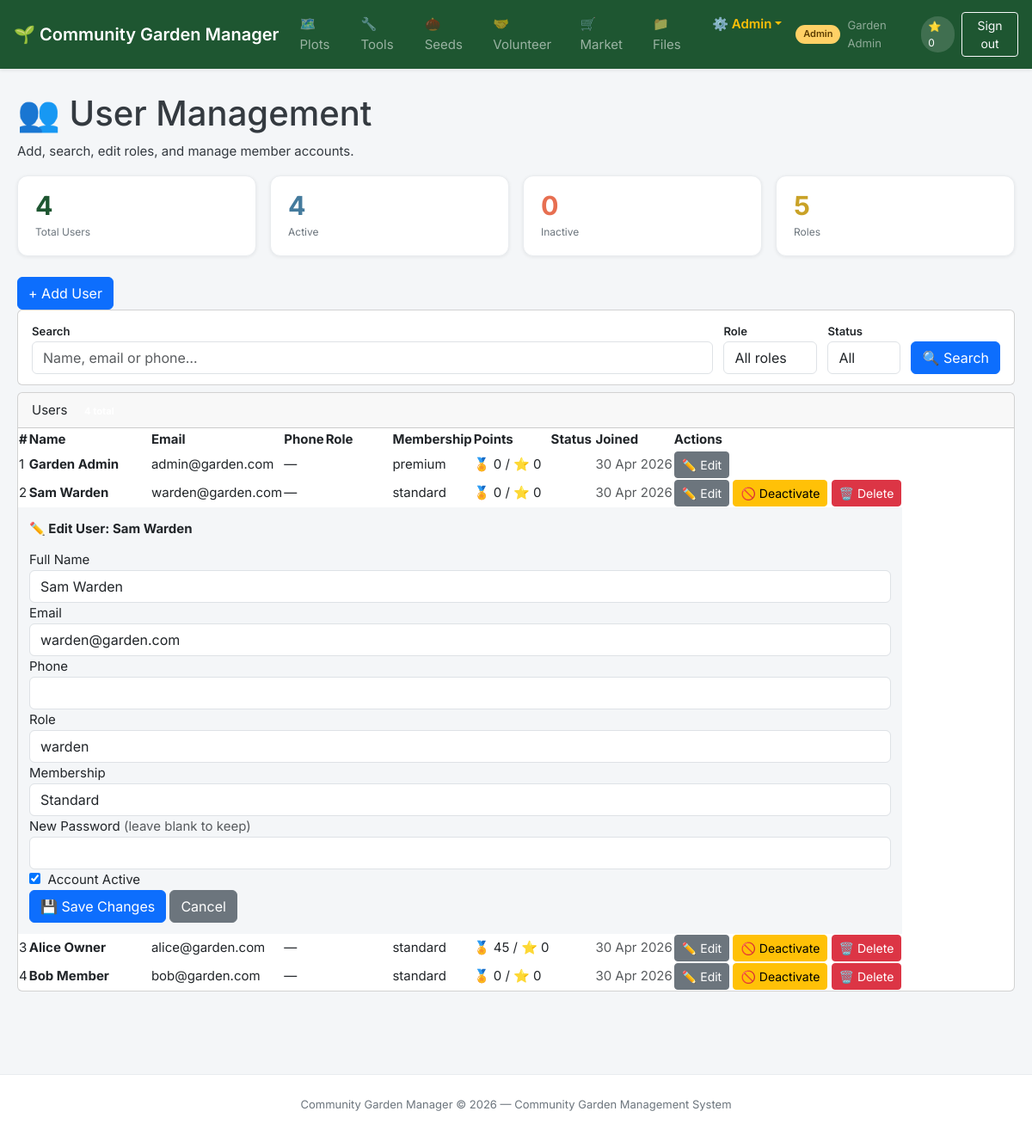
/admin/users.php?edit=2 (signed in), run on the app's committed database.
### tables this page shows
CREATE TABLE roles (
    id INT AUTO_INCREMENT PRIMARY KEY,
    name VARCHAR(50) NOT NULL UNIQUE,            
    description TEXT
);

CREATE TABLE users (
    id INT AUTO_INCREMENT PRIMARY KEY,
    full_name VARCHAR(100) NOT NULL,
    email VARCHAR(150) NOT NULL UNIQUE,
    password_hash VARCHAR(255) NOT NULL,
    role_id INT NOT NULL DEFAULT 5,              
    phone VARCHAR(20),
    gate_code VARCHAR(20) UNIQUE,                
    membership_status ENUM('standard','premium','senior') DEFAULT 'standard',
    community_points INT DEFAULT 0,              
    karma_points INT DEFAULT 0,                  
    seed_bank_credits INT DEFAULT 0,             
    residency_months INT DEFAULT 0,              
    is_active TINYINT(1) DEFAULT 1,
    created_at TIMESTAMP DEFAULT CURRENT_TIMESTAMP,
    FOREIGN KEY (role_id) REFERENCES roles(id)
);

### config /constants.php (called while the page is built, shortened)
<?php
function currentUser(): ?array {
    return $_SESSION['user'] ?? null;
}
function requireLogin(): array {
    $user = currentUser();
    return $user;
}
function e(string $s): string {
    return htmlspecialchars($s, ENT_QUOTES | ENT_SUBSTITUTE, 'UTF-8');
}

### admin/users.php (the view, shortened to what this page needs)
<?php
require_once __DIR__ . '/../config/constants.php';
$user = requireLogin();
$db = getDB();
$search  = trim($_GET['q'] ?? '');
$roleFilter = (int)($_GET['role'] ?? 0);
$statusFilter = $_GET['status'] ?? '';
$sql = "SELECT u.*, r.name AS role_name FROM users u JOIN roles r ON u.role_id = r.id WHERE 1=1";
$params = [];
$sql .= " ORDER BY u.created_at DESC";
$stmt = $db->prepare($sql);
$stmt->execute($params);
$users = $stmt->fetchAll();
$roles = $db->query("SELECT * FROM roles ORDER BY id")->fetchAll();
$totalUsers  = $db->query("SELECT COUNT(*) FROM users")->fetchColumn();
$activeUsers = $db->query("SELECT COUNT(*) FROM users WHERE is_active=1")->fetchColumn();
$editUser = null;
if (isset($_GET['edit'])) {
    $s = $db->prepare("SELECT * FROM users WHERE id=?");
    $s->execute([(int)$_GET['edit']]);
    $editUser = $s->fetch();
}
require_once __DIR__ . '/../includes/header.php';
?>
<div class="page-header">
    <h1>👥 User Management</h1>
    <p>Add, search, edit roles, and manage member accounts.</p>
</div>
<div class="stats-row" style="margin-bottom:1.5rem">
    <div class="stat-card">
        <span class="stat-value"><?= $totalUsers ?></span>
        <span class="stat-label">Total Users</span>
    </div>
    <div class="stat-card accent-blue">
        <span class="stat-value"><?= $activeUsers ?></span>
        <span class="stat-label">Active</span>
    </div>
    <div class="stat-card accent-coral">
        <span class="stat-value"><?= $totalUsers - $activeUsers ?></span>
        <span class="stat-label">Inactive</span>
    </div>
    <div class="stat-card accent-amber">
        <span class="stat-value"><?= count($roles) ?></span>
        <span class="stat-label">Roles</span>
    </div>
</div>
<div class="page-actions">
    <button class="btn btn-primary" onclick="toggleSection('add-user-form')">+ Add User</button>
</div>
<div class="card mb-2">
    <div class="card-body" style="padding:.75rem 1rem">
        <form method="GET" style="display:flex;gap:.75rem;flex-wrap:wrap;align-items:flex-end">
            <div class="form-group" style="margin:0;flex:1;min-width:200px">
                <label class="small fw-semibold">Search</label>
                <input type="text" name="q" class="form-control" placeholder="Name, email or phone…" value="<?= e($search) ?>">
            </div>
            <div class="form-group" style="margin:0">
                <label class="small fw-semibold">Role</label>
                <select name="role" class="form-control">
                    <option value="">All roles</option>
                </select>
            </div>
            <div class="form-group" style="margin:0">
                <label class="small fw-semibold">Status</label>
                <select name="status" class="form-control">
                    <option value="">All</option>
                </select>
            </div>
            <button type="submit" class="btn btn-primary" style="height:38px">🔍 Search</button>
        </form>
    </div>
</div>
<div class="card">
    <div class="card-header">
        Users
        <?php if ($search || $roleFilter || $statusFilter): ?>
            <span class="badge badge-info" style="margin-left:.5rem"><?= count($users) ?> results</span>
        <?php else: ?>
            <span class="badge badge-success" style="margin-left:.5rem"><?= count($users) ?> total</span>
        <?php endif; ?>
    </div>
    <div class="table-wrap">
        <table>
            <thead>
                <tr>
                    <th>#</th>
                    <th>Name</th>
                    <th>Email</th>
                    <th>Phone</th>
                    <th>Role</th>
                    <th>Membership</th>
                    <th>Points</th>
                    <th>Status</th>
                    <th>Joined</th>
                    <th>Actions</th>
                </tr>
            </thead>
            <tbody>
            <?php foreach ($users as $u): ?>
            <tr style="<?= !$u['is_active'] ? 'opacity:.55' : '' ?>">
                <td><?= $u['id'] ?></td>
                <td>
                    <strong><?= e($u['full_name']) ?></strong>
                    <?php if ($u['id'] == $user['id']): ?>
                        <span class="badge badge-info" style="font-size:10px">You</span>
                    <?php endif; ?>
                </td>
                <td><?= e($u['email']) ?></td>
                <td><?= e($u['phone'] ?: '—') ?></td>
                <td>
                    <?php
                    $roleBadge = ['admin'=>'danger','warden'=>'warning','plot_owner'=>'success','member'=>'info','guest'=>'secondary'];
                    $rb = $roleBadge[$u['role_name']] ?? 'secondary';
                    ?>
                    <span class="badge badge-<?= $rb ?>"><?= e($u['role_name']) ?></span>
                </td>
                <td><?= e($u['membership_status']) ?></td>
                <td>🏅 <?= (int)$u['community_points'] ?> / ⭐ <?= (int)$u['karma_points'] ?></td>
                <td>
                    <?php if ($u['is_active']): ?>
                        <span class="badge badge-success">Active</span>
                    <?php else: ?>
                        <span class="badge badge-danger">Inactive</span>
                    <?php endif; ?>
                </td>
                <td class="text-sm text-muted"><?= date('d M Y', strtotime($u['created_at'])) ?></td>
                <td style="white-space:nowrap">
                    <a href="users.php?edit=<?= $u['id'] ?>" class="btn btn-sm btn-secondary">✏️ Edit</a>
                    <?php if ($u['id'] != $user['id']): ?>
                        <?php if ($u['is_active']): ?>
                        <form method="POST" style="display:inline">
                            <button name="deactivate_user" value="1" class="btn btn-sm btn-warning"
                                data-confirm="Deactivate <?= e($u['full_name']) ?>?">🚫 Deactivate</button>
                        </form>
                        <?php endif; ?>
                        <form method="POST" style="display:inline">
                            <button name="delete_user" value="1" class="btn btn-sm btn-danger"
                                data-confirm="PERMANENTLY delete <?= e($u['full_name']) ?>? This cannot be undone.">🗑️ Delete</button>
                        </form>
                    <?php endif; ?>
                </td>
            </tr>
            <?php if ($editUser && $editUser['id'] == $u['id']): ?>
            <tr style="background:var(--gray-100)">
                <td colspan="10">
                    <div style="padding:.75rem">
                        <strong>✏️ Edit User: <?= e($editUser['full_name']) ?></strong>
                        <form method="POST" style="margin-top:.75rem">
                            <div class="form-row">
                                <div class="form-group">
                                    <label>Full Name</label>
                                    <input type="text" name="full_name" class="form-control" value="<?= e($editUser['full_name']) ?>" required>
                                </div>
                                <div class="form-group">
                                    <label>Email</label>
                                    <input type="email" name="email" class="form-control" value="<?= e($editUser['email']) ?>" required>
                                </div>
                                <div class="form-group">
                                    <label>Phone</label>
                                    <input type="text" name="phone" class="form-control" value="<?= e($editUser['phone'] ?? '') ?>">
                                </div>
                            </div>
                            <div class="form-row">
                                <div class="form-group">
                                    <label>Role</label>
                                    <select name="role_id" class="form-control">
                                        <?php foreach ($roles as $r): ?>
                                            <option value="<?= $r['id'] ?>" <?= $editUser['role_id'] == $r['id'] ? 'selected' : '' ?>><?= e($r['name']) ?></option>
                                        <?php endforeach; ?>
                                    </select>
                                </div>
                                <div class="form-group">
                                    <label>Membership</label>
                                    <select name="membership_status" class="form-control">
                                        <?php foreach (['standard','premium','senior'] as $ms): ?>
                                            <option value="<?= $ms ?>" <?= $editUser['membership_status'] === $ms ? 'selected' : '' ?>><?= ucfirst($ms) ?></option>
                                        <?php endforeach; ?>
                                    </select>
                                </div>
                                <div class="form-group">
                                    <label>New Password <span class="text-muted">(leave blank to keep)</span></label>
                                    <input type="password" name="new_password" class="form-control" minlength="6">
                                </div>
                            </div>
                            <div class="form-group">
                                <label>
                                    <input type="checkbox" name="is_active" value="1" <?= $editUser['is_active'] ? 'checked' : '' ?>>
                                    &nbsp;Account Active
                                </label>
                            </div>
                            <button name="update_user" value="1" class="btn btn-primary">💾 Save Changes</button>
                            <a href="users.php" class="btn btn-secondary">Cancel</a>
                        </form>
                    </div>
                </td>
            </tr>
            <?php endif; ?>
            <?php endforeach; ?>
            </tbody>
        </table>
    </div>
</div>
<?php require_once __DIR__ . '/../includes/footer.php'; ?>

### includes /header.php (shortened to what this page needs)
<!DOCTYPE html>
<html lang="en">
<head>
    <link rel="stylesheet" href="https://cdn.jsdelivr.net/npm/bootstrap@5.3.3/dist/css/bootstrap.min.css">
    <link rel="stylesheet" href="https://cdn.jsdelivr.net/npm/bootstrap-icons@1.11.3/font/bootstrap-icons.min.css">
    <link rel="stylesheet" href="<?= APP_URL ?>/assets/css/style.css">
</head>
<body>
<nav class="navbar navbar-expand-md navbar-dark bg-garden sticky-top shadow-sm px-3" style="background: var(--green-dark) !important;">
    <a class="navbar-brand fw-semibold" href="<?= APP_URL ?>/index.php">🌱 <?= APP_NAME ?></a>
    <div class="collapse navbar-collapse" id="mainNav">
        <ul class="navbar-nav me-auto gap-1">
            <?php if ($user): ?>
                <?php $role = $user['role_name']; ?>
                <li class="nav-item"><a class="nav-link" href="<?= APP_URL ?>/modules/land/plots.php">🗺️ Plots</a></li>
                <li class="nav-item"><a class="nav-link" href="<?= APP_URL ?>/modules/resources/tools.php">🔧 Tools</a></li>
                <li class="nav-item"><a class="nav-link" href="<?= APP_URL ?>/modules/resources/seeds.php">🌰 Seeds</a></li>
                <li class="nav-item"><a class="nav-link" href="<?= APP_URL ?>/modules/volunteer/tasks.php">🤝 Volunteer</a></li>
                <li class="nav-item"><a class="nav-link" href="<?= APP_URL ?>/modules/marketplace/trades.php">🛒 Market</a></li>
                <li class="nav-item"><a class="nav-link" href="<?= APP_URL ?>/modules/media/index.php">📁 Files</a></li>
                <?php if ($role === 'admin' || $role === 'warden'): ?>
                    <li class="nav-item dropdown">
                        <a class="nav-link dropdown-toggle text-warning fw-semibold" href="#" id="adminMenu" role="button" data-bs-toggle="dropdown">⚙️ Admin</a>
                    </li>
                <?php endif; ?>
            <?php else: ?>
                <li class="nav-item"><a class="nav-link" href="<?= APP_URL ?>/modules/land/plots.php">🗺️ Plots</a></li>
            <?php endif; ?>
        </ul>
        <div class="d-flex align-items-center gap-2 ms-2">
            <?php if ($user): ?>
                <span class="user-badge role-<?= e($role) ?>"><?= e($role) ?></span>
                <span class="text-white-50 small"><?= e($user['full_name']) ?></span>
                <span class="karma-pill">⭐ <?= (int)($user['karma'] ?? $user['karma_points'] ?? 0) ?></span>
                <a href="<?= APP_URL ?>/auth/logout.php" class="btn btn-sm btn-outline-light">Sign out</a>
            <?php else: ?>
                <a href="<?= APP_URL ?>/auth/login.php"    class="btn btn-sm btn-outline-light">Login</a>
                <a href="<?= APP_URL ?>/auth/register.php" class="btn btn-sm btn-light text-success fw-semibold">Register</a>
            <?php endif; ?>
        </div>
    </div>
</nav>
<main class="main-content">

### assets /css/style.css (style rules this page uses)
:root { --green-dark: #1e5631; --green-mid: #40916c; --green-light: #74c69d; --green-pale: #d8f3dc; --amber: #e9c46a; --amber-dark: #c9a227; --coral: #e76f51; --blue: #457b9d; --blue-pale: #e8f4f8; --gray-100: #f4f6f8; --gray-200: #e9ecef; --gray-400: #ced4da; --gray-600: #6c757d; --gray-800: #343a40; --white: #ffffff; --shadow-sm: 0 1px 4px rgba(0,0,0,.07); --shadow-md: 0 4px 16px rgba(0,0,0,.10); --radius: 8px; --radius-lg: 12px; --font: 'Inter','Segoe UI',system-ui,sans-serif; }
body { font-family: var(--font); font-size: 15px; color: var(--gray-800); background: var(--gray-100); line-height: 1.6; }
a { color: var(--green-mid); text-decoration: none; }
.main-content { max-width: 1280px; margin: 0 auto; padding: 1.75rem 1.25rem 4rem; }
.user-badge { font-size: 11px; font-weight: 600; padding: 2px 9px; border-radius: 20px; text-transform: capitalize; white-space: nowrap; }
.role-admin { background: #ffd166; color: #5c3d00; }
.karma-pill { background: rgba(255,255,255,.15); color: white; font-size: 12px; padding: 2px 8px; border-radius: 20px; }
.stats-row { display: grid; grid-template-columns: repeat(auto-fit,minmax(150px,1fr)); gap: 1rem; margin-bottom: 1.5rem; }
.stat-card { background: var(--white); border: 1px solid var(--gray-200); border-radius: var(--radius-lg); padding: 1.1rem 1.25rem; display: flex; flex-direction: column; gap: .25rem; box-shadow: var(--shadow-sm); }
.stat-card .stat-value { font-size: 1.9rem; font-weight: 700; color: var(--green-dark); line-height: 1.1; }
.stat-card .stat-label { font-size: 12px; color: var(--gray-600); }
.stat-card.accent-amber .stat-value { color: var(--amber-dark); }
.stat-card.accent-coral .stat-value { color: var(--coral); }
.stat-card.accent-blue .stat-value { color: var(--blue); }
.table-wrap { overflow-x:auto; }

### data on the page
roles: name "Admin"
users: full_name "Garden Admin", id "1", email "admin@garden.com", phone "—", membership_status "premium", community_points "0", karma_points "0", created_at "30 Apr 2026"
users: id "2", full_name "Sam Warden", email "warden@garden.com", phone "—", membership_status "standard", community_points "0", karma_points "0", created_at "30 Apr 2026", role_id "warden", membership_status "Standard", is_active "☑"
users: id "3", full_name "Alice Owner", email "alice@garden.com", phone "—", membership_status "standard", community_points "45", karma_points "0", created_at "30 Apr 2026"
users: id "4", full_name "Bob Member", email "bob@garden.com", phone "—", membership_status "standard", community_points "0", karma_points "0", created_at "30 Apr 2026"

### other printed values
APP_NAME "Community Garden Manager"
$user['karma'] "0"
$totalUsers "4"
$activeUsers "4"
$totalUsers - $activeUsers "0"
count($roles) "5"
